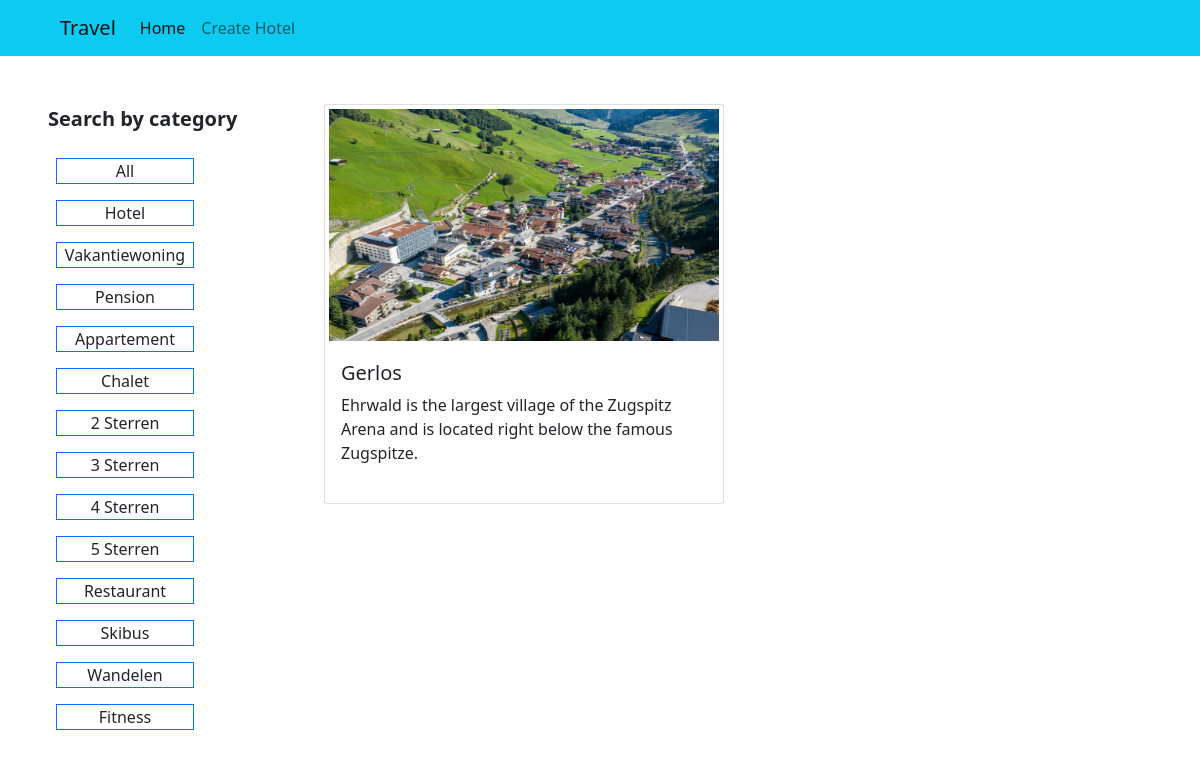
/tag/2/ (signed in), run on the app's committed database.
### main/models.py (models this page shows, shortened)
class CategoryTag(models.Model):
    c_name = models.ForeignKey(Category, on_delete=models.CASCADE)
    tag_name = models.CharField(_("Tag Name"), max_length=40)

class Location(models.Model):
    image = models.FileField(upload_to='spot')
    l_name = models.CharField(_("Hotel Name"), max_length=50)
    l_tagline = models.CharField(_("Hotel Tagline"), max_length=150)
    l_summery = models.TextField(_("Hotel Summary"), max_length=300)
    l_description = models.TextField(_("Hotel Description"), max_length=200)
    tags = models.CharField(max_length=50)
    created_at = models.DateTimeField(auto_now_add=True)
    updated_at = models.DateTimeField(auto_now=True)

### main/views.py (the view)
# urls.py: path('tag/<int:tag_id>/', views.filter_by_tag, name="tag"),
@login_required
def filter_by_tag(request, tag_id):
    gettags = CategoryTag.objects.get(pk=tag_id)
    tags = CategoryTag.objects.all()
    print(gettags.tag_name)
    location = Location.objects.filter(tags__icontains=gettags.tag_name)
    context = {
        'locations':location,
        'tags':tags
    }
    return render(request, "home.html", context)

### main/templates/home.html (shortened to what this page needs)
{% extends 'base.html' %}
{% load static %}
{% block content %}
<div class="m-5 d-flex">
  <div class="col-3 d-flex flex-column">
    <p class="fs-5 fw-bold">Search by category</p>
    <a href="{% url 'location_list' %}"
      class="text-dark text-decoration-none border border-primary m-2 w-50 text-center">
      All</a>
    {% for tag in tags %}
      <a href="{% url 'tag' tag.id %}"
      class="text-dark text-decoration-none border border-primary m-2 w-50 text-center">
      {{tag.tag_name}}</a>
    {% endfor %}
  </div>
  <div class="row">
      {% for location in locations %}
      <div class="col-sm-6 mb-5">
        <div class="card" style="width: 25rem;  height:25rem;">
            <a class="text-decoration-none text-dark" href="{% url 'location_details' location.id %}">
            <img src="{{ location.image.url}}" class="card-img-top p-1" style="width: 100%;  height:15rem;" alt="#">
            <div class="card-body">
            <h5 class="card-title">{{location.l_name}}</h5>
            <p class="card-text"
            style="display: -webkit-box;
            -webkit-line-clamp: 3;
            -webkit-box-orient: vertical;
            overflow: hidden;">{{location.l_tagline}}</p>
            </div>
            </a>
        </div>
      </div>
      {% endfor %}
  </div>
</div>
{% endblock content %}

### data on the page
CategoryTag: tag_name "Hotel"
CategoryTag: tag_name "Vakantiewoning"
CategoryTag: tag_name "Pension"
CategoryTag: tag_name "Appartement"
CategoryTag: tag_name "Chalet"
CategoryTag: tag_name "2 Sterren"
CategoryTag: tag_name "3 Sterren"
CategoryTag: tag_name "4 Sterren"
CategoryTag: tag_name "5 Sterren"
CategoryTag: tag_name "Restaurant"
CategoryTag: tag_name "Skibus"
CategoryTag: tag_name "Wandelen"
CategoryTag: tag_name "Fitness"
Location: image (picture), l_name "Gerlos", l_tagline "Ehrwald is the largest village of the Zugspitz Arena and is located right below the famous Zugspitze."
